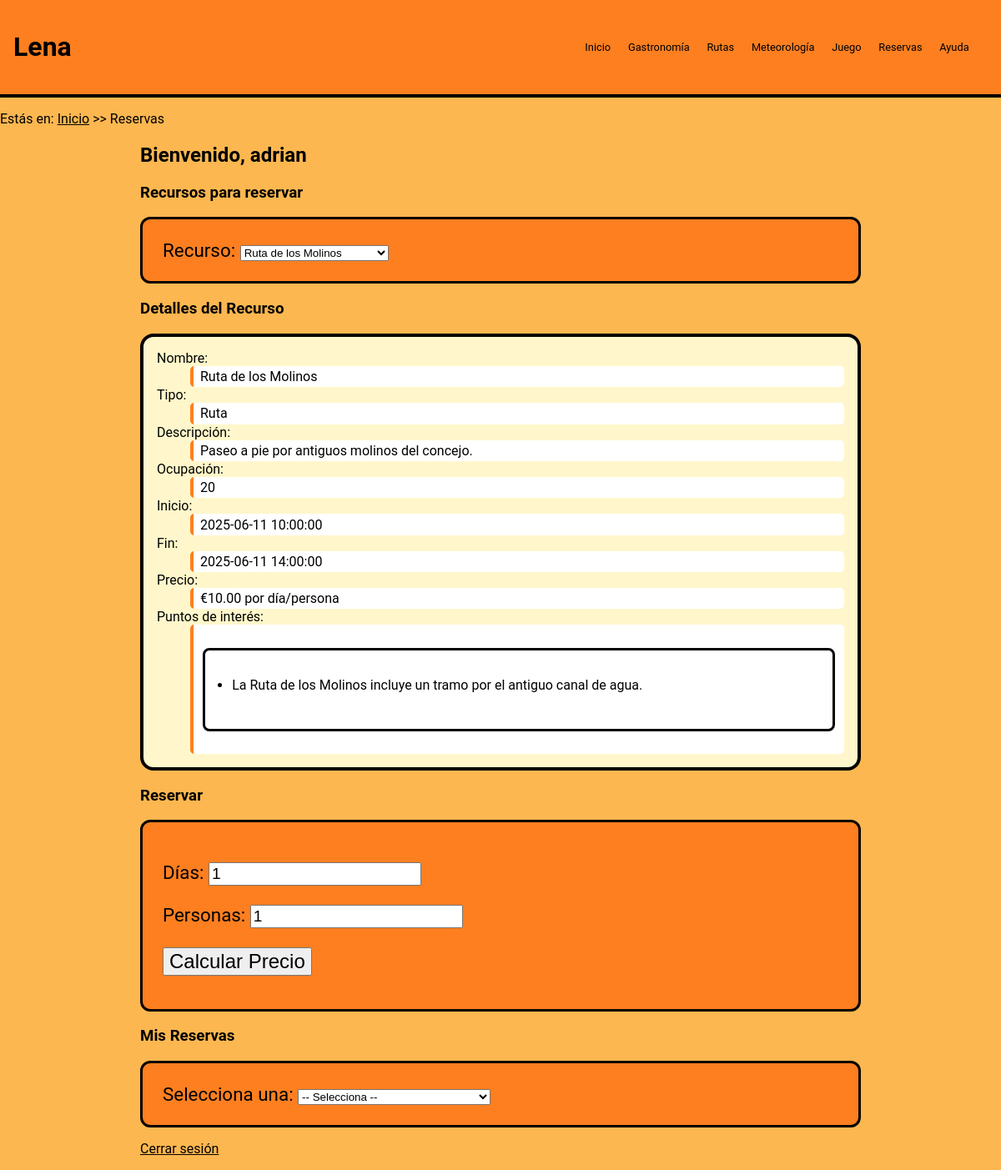
/reservas.php?recurso_id=2 (signed in), run on the app's committed database.
### tables this page shows
CREATE TABLE `recursos_turisticos` (
  `id` int(11) NOT NULL,
  `tipo_id` int(11) NOT NULL,
  `nombre` varchar(100) NOT NULL,
  `descripcion` text NOT NULL,
  `limite_ocupacion` int(11) NOT NULL,
  `fecha_inicio` date NOT NULL,
  `hora_inicio` time NOT NULL,
  `fecha_fin` date NOT NULL,
  `hora_fin` time NOT NULL,
  `precio` decimal(8,2) NOT NULL,
  `otros_detalles` text DEFAULT NULL
);

CREATE TABLE `tipo_recursos` (
  `id` int(11) NOT NULL,
  `nombre_tipo` varchar(50) NOT NULL
);

### php/database.php (called while the page is built, shortened)
<?php
class Database {
    private $host = "localhost";
    private $user = "DBUSER2025";
    private $pass = "DBPWD2025";
    private $dbname = "reservas_turismo";
    private $conn;
    public function __construct() {
        $this->conn = new mysqli($this->host, $this->user, $this->pass, $this->dbname);
        $this->conn->set_charset("utf8mb4");
    }
    public function getConnection() {
        return $this->conn;
    }
}

### php/resource.php (called while the page is built, shortened)
<?php
require_once "database.php";
class Resource {
    private $conn;
    public function __construct() {
        $db = new Database();
        $this->conn = $db->getConnection();
    }
    public function getAll($tipoId = null) {
        if ($tipoId === null) {
            $sql  = "SELECT r.*, t.nombre_tipo
                     FROM recursos_turisticos r
                     JOIN tipo_recursos t ON r.tipo_id = t.id
                     ORDER BY r.nombre ASC";
            $stmt = $this->conn->prepare($sql);
            $stmt->execute();
        }
        $result   = $stmt->get_result();
        $recursos = [];
        while ($fila = $result->fetch_assoc()) {
            $recursos[] = $fila;
        }
        return $recursos;
    }
    public function getById($id) {
        $stmt = $this->conn->prepare(
            "SELECT r.*, t.nombre_tipo
             FROM recursos_turisticos r
             JOIN tipo_recursos t ON r.tipo_id = t.id
             WHERE r.id = ?"
        );
        $stmt->bind_param("i", $id);
        $stmt->execute();
        $res      = $stmt->get_result();
        $recurso  = $res->fetch_assoc();
        return $recurso;
    }
    public function getPuntosInteres($recursoId) {
        $sql  = "SELECT texto FROM puntos_interes WHERE recurso_id = ?";
        $stmt = $this->conn->prepare($sql);
        $stmt->bind_param("i", $recursoId);
        $stmt->execute();
        $res    = $stmt->get_result();
        $puntos = [];
        while ($row = $res->fetch_assoc()) {
            $puntos[] = $row['texto'];
        }
        return $puntos;
    }
}

### php/reservation.php (called while the page is built, shortened)
<?php
class Reservation
{
    private mysqli $db;
    public function __construct()
    {
        $host   = "localhost";
        $user   = "DBUSER2025";
        $pass   = "DBPWD2025";
        $dbname = "reservas_turismo";
        $this->db = new mysqli($host, $user, $pass, $dbname);
        $this->db->set_charset("utf8mb4");
    }
    public function getByUser(int $usuarioId): array
    {
        $sql = "
            SELECT
                r.id,
                r.fecha_inicio_evento,
                r.dias,
                r.hora_evento,
                r.precio_final,
                r.numero_personas,
                r.fecha_reserva,
                r.estado,
                rt.nombre AS recurso_nombre
            FROM reservas r
            JOIN recursos_turisticos rt ON r.recurso_id = rt.id
            WHERE r.usuario_id = ?
            ORDER BY r.fecha_inicio_evento DESC
        ";
        $stmt = $this->db->prepare($sql);
        $stmt->bind_param("i", $usuarioId);
        $stmt->execute();
        $resultado = $stmt->get_result();
        $reservas  = $resultado->fetch_all(MYSQLI_ASSOC);
        return $reservas;
    }
}

### reservas.php (the view, shortened to what this page needs)
<?php
require_once 'php/resource.php';
require_once 'php/reservation.php';
class ReservasController
{
    private Resource    $resourceModel;
    public ?int   $recursoId      = null;
    public function __construct()
    {
        $this->resourceModel    = new Resource();
        $this->reservationModel = new Reservation();
        $this->usuarioId     = (int)$_SESSION['usuario_id'];
        $this->usuarioNombre = $_SESSION['usuario_nombre'];
        $this->recursos    = $this->resourceModel->getAll();
        $this->misReservas = $this->reservationModel->getByUser($this->usuarioId);
        $this->recursoId    = isset($_GET['recurso_id']) ? (int)$_GET['recurso_id'] : null;
    }
    public function recursoSeleccionado(): ?array
    {
        return $this->recursoId ? $this->resourceModel->getById($this->recursoId) : null;
    }
    public function puntosInteres(): array
    {
        return $this->recursoId ? $this->resourceModel->getPuntosInteres($this->recursoId) : [];
    }
}
$ctrl = new ReservasController();
?>
<!DOCTYPE html>
<html lang="es">
<head>
  <link rel="stylesheet" href="estilo/estilo.css"/>
  <link rel="stylesheet" href="estilo/layout.css"/>
</head>
<body>
<header>
  <h1><a href="index.html">Lena</a></h1>
  <nav>
    <a href="index.html">Inicio</a><a href="gastronomia.html">Gastronomía</a>
    <a href="rutas.html">Rutas</a><a href="meteorologia.html">Meteorología</a>
    <a href="juego.html">Juego</a><a href="reservas.php">Reservas</a>
    <a href="ayuda.html">Ayuda</a>
  </nav>
</header>
    <p>Estás en: <a href="index.html">Inicio</a> &gt;&gt; Reservas</p>
<main>
  <h2>Bienvenido, <?= htmlspecialchars($ctrl->usuarioNombre) ?></h2>
  <section>
    <h3>Recursos para reservar</h3>
    <form method="GET" action="reservas.php">
      <label>Recurso:
        <select name="recurso_id" onchange="this.form.submit()">
          <?php foreach ($ctrl->recursos as $r): ?>
            <option value="<?= $r['id'] ?>" <?= $r['id']===$ctrl->recursoId ? 'selected':'' ?>>
              <?= htmlspecialchars($r['nombre']) ?>
            </option>
          <?php endforeach; ?>
        </select>
      </label>
    </form>
  </section>
  <?php if ($recSel = $ctrl->recursoSeleccionado()): ?>
    <?php $puntos = $ctrl->puntosInteres(); ?>
    <section>
      <h3>Detalles del Recurso</h3>
      <dl>
        <dt>Nombre:</dt><dd><?= htmlspecialchars($recSel['nombre']) ?></dd>
        <dt>Tipo:</dt><dd><?= htmlspecialchars($recSel['nombre_tipo']) ?></dd>
        <dt>Descripción:</dt><dd><?= htmlspecialchars($recSel['descripcion']) ?></dd>
        <dt>Ocupación:</dt><dd><?= (int)$recSel['limite_ocupacion'] ?></dd>
        <dt>Inicio:</dt><dd><?= htmlspecialchars($recSel['fecha_inicio'].' '.$recSel['hora_inicio']) ?></dd>
        <dt>Fin:</dt><dd><?= htmlspecialchars($recSel['fecha_fin'].' '.$recSel['hora_fin']) ?></dd>
        <dt>Precio:</dt><dd>€<?= number_format((float)$recSel['precio'],2) ?> por día/persona</dd>
        <?php if ($puntos): ?>
          <dt>Puntos de interés:</dt>
          <dd><ul><?php foreach ($puntos as $p) echo '<li>'.htmlspecialchars($p).'</li>'; ?></ul></dd>
        <?php endif; ?>
      </dl>
    </section>
    <section>
      <h3>Reservar</h3>
      <?php if ($ctrl->reservaOK): ?>
        <article>
          <h4>Resumen de la reserva</h4>
          <p>Reserva completada con éxito.</p>
          <p>Días: <?= $ctrl->reservaHecha['dias'] ?></p>
          <p>Personas: <?= $ctrl->reservaHecha['personas'] ?></p>
          <p>Total: €<?= number_format($ctrl->reservaHecha['total'],2) ?></p>
          <p>Fecha: <?= $ctrl->reservaHecha['fecha'] ?> a las <?= $ctrl->reservaHecha['hora'] ?></p>
        </article>
      <?php else: ?>
        <form method="POST" action="reservas.php?recurso_id=<?= $ctrl->recursoId ?>">
          <p><label>Días:     <input name="dias"     value="<?= $ctrl->dias ?>"     type="number" min="1" required></label></p>
          <p><label>Personas: <input name="personas" value="<?= $ctrl->personas ?>" type="number" min="1" required></label></p>
          <button name="calcular_precio" type="submit">Calcular Precio</button>
        </form>
      <?php endif; ?>
    </section>
  <?php endif; ?>
  <section>
    <h3>Mis Reservas</h3>
    <?php if (!$ctrl->misReservas): ?>
      <p>No tienes reservas activas.</p>
    <?php else: ?>
      <form method="GET" action="reservas.php">
        <label>Selecciona una:
          <select name="reserva_id" onchange="this.form.submit()">
            <option value="">-- Selecciona --</option>
          </select>
        </label>
      </form>
    <?php endif; ?>
  </section>
  <p><a href="php/logout.php">Cerrar sesión</a></p>
</main>
</body>
</html>

### estilo/estilo.css (style rules this page uses)
body { font-family: "Roboto", "Helvetica", "Arial", sans-serif; background-color: #FDB750; color: #010100; margin: 0em; padding: 0em; }
a:link { color: #010100; }
form { background-color: #FD7F20; padding: 1.5rem; border-radius: 0.75rem; color: #010100; border: 0.2rem solid #010100; font-size: 1.4em; }
form button { font-size: 1.5rem; }
form input { font-size: 1.2rem; }
ul { padding: 2rem; margin: 2vw auto; max-width: 90%; border: 0.2rem solid #010100; border-radius: 0.5rem; font-size: 1rem; }
ul li { margin-bottom: 0.7em; }
p a { color: #000; }
main > section dl { background-color: #fff7cb; color: #010100; padding: 1rem; border: 0.3rem solid #010100; border-radius: 1rem; font-size: 1rem; }
main > section dl dd { padding: 0.2rem 0.5rem; background-color: #ffffff; color: #010100; border-left: 0.3rem solid #FD7F20; border-radius: 0.3rem; }

### estilo/layout.css (style rules this page uses)
main { margin-left: 14vw; margin-right: 14vw; }
section button { margin-bottom: 1rem; margin-right: 0.5rem; }
header { display: flex; justify-content: space-between; align-items: center; padding: 1rem; background-color: #FD7F20; color: #010100; border-bottom: 0.3em solid #000; row-gap: 3rem; column-gap: 1rem; max-width: 100vw; box-sizing: border-box; }
header nav { display: flex; gap: 0.5rem; max-width: 100%; box-sizing: border-box; padding-right: 1rem; }
header nav a { padding: 0.4rem; font-size: 1.5rem; }
header h1 { font-size: 4rem; }
header a { text-decoration: none; color: #010100; }
@media (max-width: 1562px) { header h1 { font-size: 3rem; } }
@media (max-width: 1562px) { header nav a { font-size: 1.2rem; } }
@media (max-width: 1250px) { header h1 { font-size: 2rem; } }
@media (max-width: 1250px) { header nav a { font-size: 0.8rem; } }

### data on the page
recursos_turisticos: nombre "Ruta de los Molinos", tipo.nombre_tipo "Ruta", descripcion "Paseo a pie por antiguos molinos del concejo.", limite_ocupacion "20", fecha_inicio+hora_inicio "2025-06-11 10:00:00", fecha_fin+hora_fin "2025-06-11 14:00:00", precio "10.00"

### other printed values
$ctrl->usuarioNombre "adrian"
$p "La Ruta de los Molinos incluye un tramo por el antiguo canal de agua."
form field recurso_id "Ruta de los Molinos"
